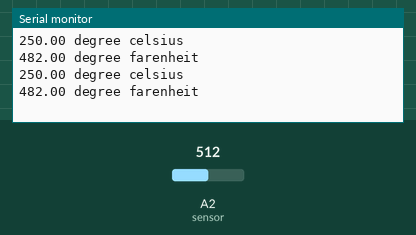
The sketch below on a simulated Arduino Uno, built with avr-gcc and run on an emulated ATmega328P. On the bench: the last lines printed to the serial monitor. The test bench sets the inputs (shaded band); at power-on: A2 (sensor) = 512.

Above: at 5.8 s.
5.9 s: A2 (sensor) set to 716
At 10.8 s:
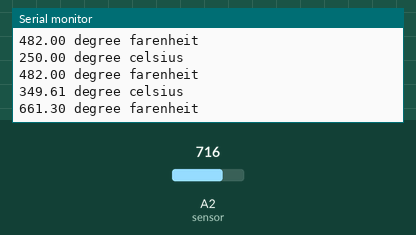
11.9 s: A2 (sensor) set to 900
At 15.8 s:
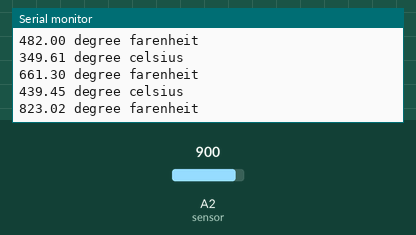
Timing chart, 0 to 17.3 s (numbered marks = the images above; inputs shaded):
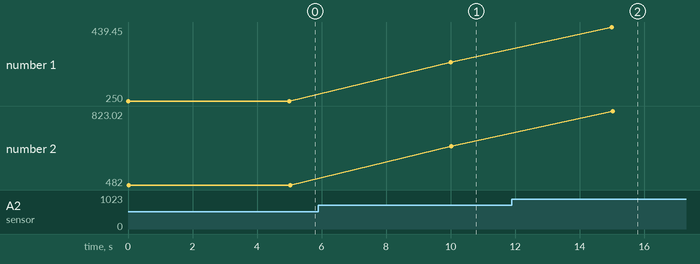

Measured:
- after the input at 5.9 s, the serial monitor: prints a new line after 4.1 s (image 1)
- after the input at 11.9 s, the serial monitor: prints a new line after 3.1 s (image 2)
- plotted number 1: 250 → 349.61 after the input at 5.9 s, 349.61 → 439.45 after the input at 11.9 s
- plotted number 2: 482 → 661.3 after the input at 5.9 s, 661.3 → 823.02 after the input at 11.9 s

The sketch:

TemperatureSensor.ino
```cpp
int sensor = 2;
void setup()
{
	Serial.begin(9600);
}

void loop()
{
	int rawVoltage = analogRead(sensor);
	float millivolts = (rawVoltage / 1024.0) * 5000;
	float celsius = millivolts / 10;
	Serial.print(celsius);
	Serial.print(" degree celsius \n");
	Serial.print((celsius * 9) / 5 + 32);
	Serial.print(" degree farenheit\n");
	delay(5000);
}
```
